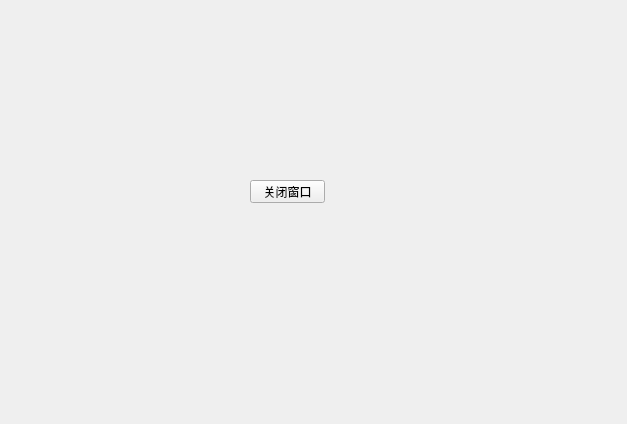
<?xml version="1.0" encoding="UTF-8"?>
<ui version="4.0">
 <class>Form</class>
 <widget class="QWidget" name="Form">
  <property name="geometry">
   <rect>
    <x>0</x>
    <y>0</y>
    <width>627</width>
    <height>424</height>
   </rect>
  </property>
  <property name="windowTitle">
   <string>Form</string>
  </property>
  <widget class="QPushButton" name="closeWinBtn">
   <property name="geometry">
    <rect>
     <x>250</x>
     <y>180</y>
     <width>75</width>
     <height>23</height>
    </rect>
   </property>
   <property name="text">
    <string>关闭窗口</string>
   </property>
  </widget>
 </widget>
 <resources/>
 <connections>
  <connection>
   <sender>closeWinBtn</sender>
   <signal>clicked()</signal>
   <receiver>Form</receiver>
   <slot>close()</slot>
   <hints>
    <hint type="sourcelabel">
     <x>284</x>
     <y>191</y>
    </hint>
    <hint type="destinationlabel">
     <x>289</x>
     <y>230</y>
    </hint>
   </hints>
  </connection>
 </connections>
</ui>
